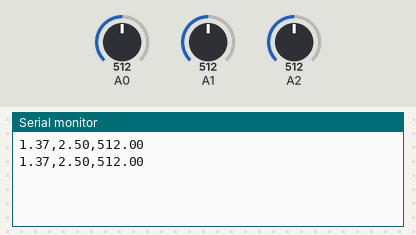
Bench run of a sketch on a simulated Arduino Uno, built with avr-gcc and run on an emulated ATmega328P. Shown: the last lines printed to the serial monitor. The test bench sets the inputs (shaded band); at power-on: A0 = 512, A1 = 512, A2 = 512.

Above: at 2.8 s.
2.9 s: A0 set to 716
At 3.8 s:
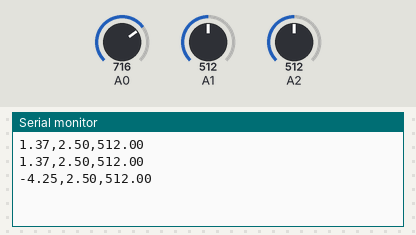
4.4 s: A1 set to 716
At 5.7 s:
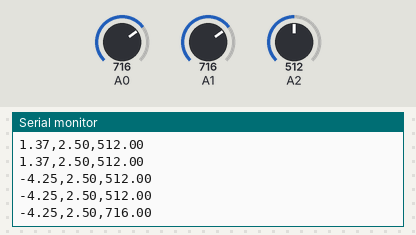
5.9 s: A2 set to 716
At 6.6 s:
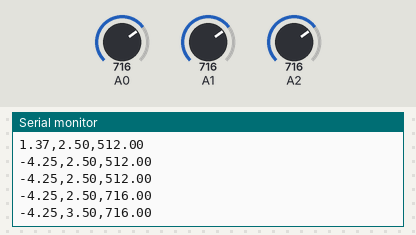
7.4 s: A0 set to 900
At 8.7 s:
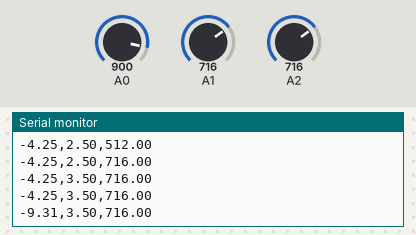
8.9 s: A1 set to 900
At 9.8 s:
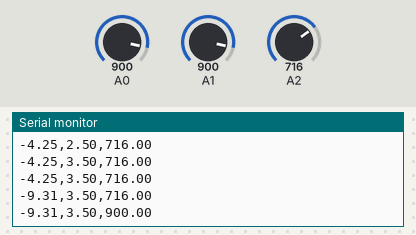
10.4 s: A2 set to 900
At 11.8 s:
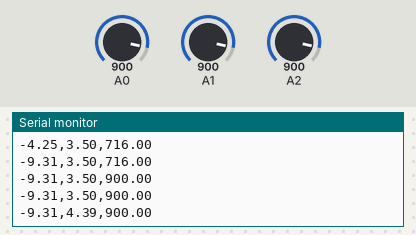
Timing chart, 0 to 12.9 s (numbered marks = the images above; inputs shaded):
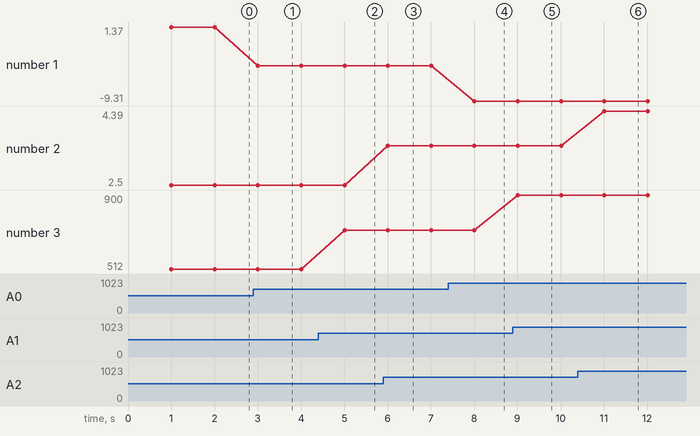

Measured:
- after the input at 2.9 s, the serial monitor: prints a new line after 0.10 s (image 1)
- after the input at 4.4 s, the serial monitor: prints a new line after 0.61 s (image 2)
- after the input at 5.9 s, the serial monitor: prints a new line after 0.11 s (image 3)
- after the input at 7.4 s, the serial monitor: prints a new line after 0.61 s (image 4)
- after the input at 8.9 s, the serial monitor: prints a new line after 0.11 s (image 5)
- after the input at 10.4 s, the serial monitor: prints a new line after 0.61 s (image 6)
- plotted number 1: 1.37 → -4.25 after the input at 2.9 s, -4.25 → -9.31 after the input at 7.4 s
- plotted number 2: 2.5 → 3.5 after the input at 5.9 s, 3.5 → 4.39 after the input at 10.4 s

The sketch:

arduino_tuba.ino
```cpp
// #include <SoftwareSerial.h>
#include "DFRobot_PH.h"

// SoftwareSerial bluetooth(1, 0); //RX, TX
DFRobot_PH ph;

void setup()
{
  Serial.begin(9600);
  //  bluetooth.begin(9600);
}

void loop()
{
  static unsigned long timepoint = millis();
  if (millis() - timepoint > 1000U) {

    timepoint = millis();
    float ph =  getPh();
    float tb =  getTurbidity();
    float al =  getAlcohol();
    String temp = "";
    temp += String(ph, 2);
    temp += ",";
    temp += String(tb, 2);
    temp += ",";
    temp += String(al, 2);
    Serial.println(temp);
  }

}

float getPh() {
  float voltage = analogRead(A0) / 1024.0 * 5000;
  return ph.readPH(voltage , 25);
}

float getAlcohol() {
  return analogRead(A1);
}

float getTurbidity() {
  return analogRead(A2) * (5.0 / 1024.0);
}
```
